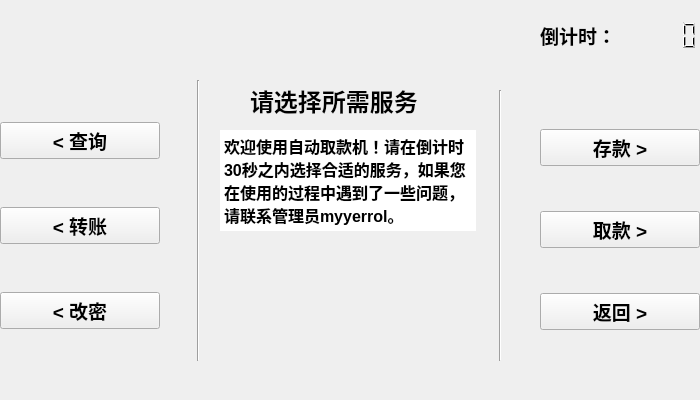
<?xml version="1.0" encoding="UTF-8"?>
<ui version="4.0">
 <class>ATMMainFunctionForm</class>
 <widget class="QWidget" name="ATMMainFunctionForm">
  <property name="geometry">
   <rect>
    <x>0</x>
    <y>0</y>
    <width>700</width>
    <height>400</height>
   </rect>
  </property>
  <property name="windowTitle">
   <string>Form</string>
  </property>
  <widget class="QWidget" name="verticalLayoutWidget">
   <property name="geometry">
    <rect>
     <x>0</x>
     <y>80</y>
     <width>160</width>
     <height>291</height>
    </rect>
   </property>
   <layout class="QVBoxLayout" name="vertical_layout_a">
    <item>
     <widget class="QPushButton" name="button_query_money">
      <property name="font">
       <font>
        <pointsize>14</pointsize>
        <weight>75</weight>
        <bold>true</bold>
        <strikeout>false</strikeout>
       </font>
      </property>
      <property name="text">
       <string>&lt; 查询</string>
      </property>
     </widget>
    </item>
    <item>
     <widget class="QPushButton" name="button_transfer_money">
      <property name="font">
       <font>
        <pointsize>14</pointsize>
        <weight>75</weight>
        <bold>true</bold>
       </font>
      </property>
      <property name="text">
       <string>&lt; 转账</string>
      </property>
     </widget>
    </item>
    <item>
     <widget class="QPushButton" name="button_change_pwd">
      <property name="font">
       <font>
        <pointsize>14</pointsize>
        <weight>75</weight>
        <bold>true</bold>
       </font>
      </property>
      <property name="text">
       <string>&lt; 改密</string>
      </property>
     </widget>
    </item>
   </layout>
  </widget>
  <widget class="QWidget" name="verticalLayoutWidget_2">
   <property name="geometry">
    <rect>
     <x>540</x>
     <y>90</y>
     <width>160</width>
     <height>281</height>
    </rect>
   </property>
   <layout class="QVBoxLayout" name="vertical_layout_b">
    <item>
     <widget class="QPushButton" name="button_save_money">
      <property name="font">
       <font>
        <pointsize>14</pointsize>
        <weight>75</weight>
        <bold>true</bold>
       </font>
      </property>
      <property name="text">
       <string>存款 &gt;</string>
      </property>
     </widget>
    </item>
    <item>
     <widget class="QPushButton" name="button_take_money">
      <property name="font">
       <font>
        <pointsize>14</pointsize>
        <weight>75</weight>
        <bold>true</bold>
       </font>
      </property>
      <property name="text">
       <string>取款 &gt;</string>
      </property>
     </widget>
    </item>
    <item>
     <widget class="QPushButton" name="button_return">
      <property name="font">
       <font>
        <pointsize>14</pointsize>
        <weight>75</weight>
        <bold>true</bold>
       </font>
      </property>
      <property name="text">
       <string>返回 &gt;</string>
      </property>
     </widget>
    </item>
   </layout>
  </widget>
  <widget class="QWidget" name="horizontalLayoutWidget">
   <property name="geometry">
    <rect>
     <x>540</x>
     <y>20</y>
     <width>160</width>
     <height>31</height>
    </rect>
   </property>
   <layout class="QHBoxLayout" name="horizontal_layout_a">
    <item>
     <widget class="QLabel" name="label_timer">
      <property name="font">
       <font>
        <pointsize>14</pointsize>
        <weight>75</weight>
        <bold>true</bold>
       </font>
      </property>
      <property name="text">
       <string>倒计时：</string>
      </property>
     </widget>
    </item>
    <item>
     <widget class="QLCDNumber" name="lcd_timer">
      <property name="font">
       <font>
        <pointsize>14</pointsize>
        <weight>75</weight>
        <bold>true</bold>
        <strikeout>false</strikeout>
       </font>
      </property>
      <property name="frameShape">
       <enum>QFrame::NoFrame</enum>
      </property>
     </widget>
    </item>
   </layout>
  </widget>
  <widget class="QLabel" name="label_main">
   <property name="geometry">
    <rect>
     <x>250</x>
     <y>80</y>
     <width>191</width>
     <height>41</height>
    </rect>
   </property>
   <property name="font">
    <font>
     <pointsize>18</pointsize>
     <weight>75</weight>
     <bold>true</bold>
    </font>
   </property>
   <property name="text">
    <string>请选择所需服务</string>
   </property>
  </widget>
  <widget class="Line" name="line">
   <property name="geometry">
    <rect>
     <x>190</x>
     <y>80</y>
     <width>16</width>
     <height>281</height>
    </rect>
   </property>
   <property name="orientation">
    <enum>Qt::Vertical</enum>
   </property>
  </widget>
  <widget class="Line" name="line_2">
   <property name="geometry">
    <rect>
     <x>490</x>
     <y>90</y>
     <width>20</width>
     <height>271</height>
    </rect>
   </property>
   <property name="orientation">
    <enum>Qt::Vertical</enum>
   </property>
  </widget>
  <widget class="QTextBrowser" name="text_browser_info">
   <property name="geometry">
    <rect>
     <x>220</x>
     <y>130</y>
     <width>256</width>
     <height>101</height>
    </rect>
   </property>
   <property name="font">
    <font>
     <pointsize>12</pointsize>
     <weight>75</weight>
     <bold>true</bold>
    </font>
   </property>
   <property name="frameShape">
    <enum>QFrame::NoFrame</enum>
   </property>
   <property name="frameShadow">
    <enum>QFrame::Sunken</enum>
   </property>
   <property name="html">
    <string>&lt;!DOCTYPE HTML PUBLIC &quot;-//W3C//DTD HTML 4.0//EN&quot; &quot;http://www.w3.org/TR/REC-html40/strict.dtd&quot;&gt;
&lt;html&gt;&lt;head&gt;&lt;meta name=&quot;qrichtext&quot; content=&quot;1&quot; /&gt;&lt;style type=&quot;text/css&quot;&gt;
p, li { white-space: pre-wrap; }
&lt;/style&gt;&lt;/head&gt;&lt;body style=&quot; font-family:'Ubuntu'; font-size:12pt; font-weight:600; font-style:normal;&quot;&gt;
&lt;p style=&quot; margin-top:0px; margin-bottom:0px; margin-left:0px; margin-right:0px; -qt-block-indent:0; text-indent:0px;&quot;&gt;欢迎使用自动取款机！请在倒计时30秒之内选择合适的服务，如果您在使用的过程中遇到了一些问题，请联系管理员myyerrol。&lt;/p&gt;&lt;/body&gt;&lt;/html&gt;</string>
   </property>
  </widget>
 </widget>
 <resources/>
 <connections/>
</ui>
